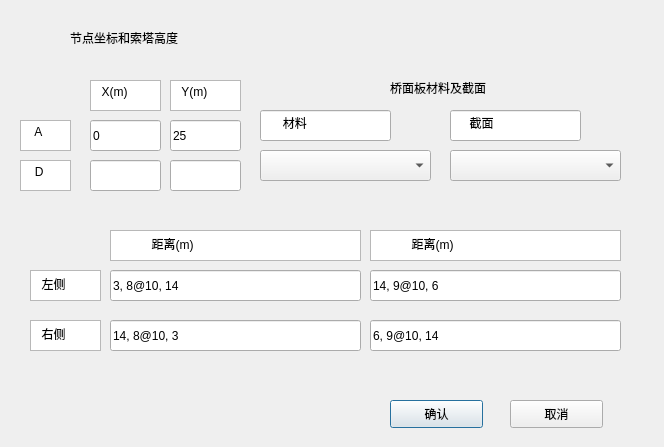
<?xml version="1.0" encoding="UTF-8"?>
<ui version="4.0">
 <class>DeckWindowClass</class>
 <widget class="QDialog" name="DeckWindowClass">
  <property name="geometry">
   <rect>
    <x>0</x>
    <y>0</y>
    <width>664</width>
    <height>447</height>
   </rect>
  </property>
  <property name="windowTitle">
   <string>DeckWindow</string>
  </property>
  <widget class="QWidget" name="widgetCoordinates" native="true">
   <property name="geometry">
    <rect>
     <x>0</x>
     <y>20</y>
     <width>251</width>
     <height>171</height>
    </rect>
   </property>
   <widget class="QLineEdit" name="textAX">
    <property name="geometry">
     <rect>
      <x>90</x>
      <y>100</y>
      <width>71</width>
      <height>31</height>
     </rect>
    </property>
    <property name="text">
     <string>0</string>
    </property>
   </widget>
   <widget class="QLineEdit" name="textAY">
    <property name="geometry">
     <rect>
      <x>170</x>
      <y>100</y>
      <width>71</width>
      <height>31</height>
     </rect>
    </property>
    <property name="text">
     <string>25</string>
    </property>
   </widget>
   <widget class="QTextEdit" name="textEdit_2">
    <property name="geometry">
     <rect>
      <x>90</x>
      <y>60</y>
      <width>71</width>
      <height>31</height>
     </rect>
    </property>
    <property name="readOnly">
     <bool>true</bool>
    </property>
    <property name="html">
     <string>&lt;!DOCTYPE HTML PUBLIC &quot;-//W3C//DTD HTML 4.0//EN&quot; &quot;http://www.w3.org/TR/REC-html40/strict.dtd&quot;&gt;
&lt;html&gt;&lt;head&gt;&lt;meta name=&quot;qrichtext&quot; content=&quot;1&quot; /&gt;&lt;style type=&quot;text/css&quot;&gt;
p, li { white-space: pre-wrap; }
&lt;/style&gt;&lt;/head&gt;&lt;body style=&quot; font-family:'SimSun'; font-size:9pt; font-weight:400; font-style:normal;&quot;&gt;
&lt;p style=&quot; margin-top:0px; margin-bottom:0px; margin-left:0px; margin-right:0px; -qt-block-indent:0; text-indent:0px;&quot;&gt;  X(m)&lt;/p&gt;&lt;/body&gt;&lt;/html&gt;</string>
    </property>
   </widget>
   <widget class="QTextEdit" name="textEdit_3">
    <property name="geometry">
     <rect>
      <x>170</x>
      <y>60</y>
      <width>71</width>
      <height>31</height>
     </rect>
    </property>
    <property name="readOnly">
     <bool>true</bool>
    </property>
    <property name="html">
     <string>&lt;!DOCTYPE HTML PUBLIC &quot;-//W3C//DTD HTML 4.0//EN&quot; &quot;http://www.w3.org/TR/REC-html40/strict.dtd&quot;&gt;
&lt;html&gt;&lt;head&gt;&lt;meta name=&quot;qrichtext&quot; content=&quot;1&quot; /&gt;&lt;style type=&quot;text/css&quot;&gt;
p, li { white-space: pre-wrap; }
&lt;/style&gt;&lt;/head&gt;&lt;body style=&quot; font-family:'SimSun'; font-size:9pt; font-weight:400; font-style:normal;&quot;&gt;
&lt;p style=&quot; margin-top:0px; margin-bottom:0px; margin-left:0px; margin-right:0px; -qt-block-indent:0; text-indent:0px;&quot;&gt;  Y(m)&lt;/p&gt;&lt;/body&gt;&lt;/html&gt;</string>
    </property>
   </widget>
   <widget class="QTextEdit" name="textEdit_4">
    <property name="geometry">
     <rect>
      <x>20</x>
      <y>100</y>
      <width>51</width>
      <height>31</height>
     </rect>
    </property>
    <property name="readOnly">
     <bool>true</bool>
    </property>
    <property name="html">
     <string>&lt;!DOCTYPE HTML PUBLIC &quot;-//W3C//DTD HTML 4.0//EN&quot; &quot;http://www.w3.org/TR/REC-html40/strict.dtd&quot;&gt;
&lt;html&gt;&lt;head&gt;&lt;meta name=&quot;qrichtext&quot; content=&quot;1&quot; /&gt;&lt;style type=&quot;text/css&quot;&gt;
p, li { white-space: pre-wrap; }
&lt;/style&gt;&lt;/head&gt;&lt;body style=&quot; font-family:'SimSun'; font-size:9pt; font-weight:400; font-style:normal;&quot;&gt;
&lt;p style=&quot; margin-top:0px; margin-bottom:0px; margin-left:0px; margin-right:0px; -qt-block-indent:0; text-indent:0px;&quot;&gt;   A&lt;/p&gt;&lt;/body&gt;&lt;/html&gt;</string>
    </property>
   </widget>
   <widget class="QTextEdit" name="textEdit_7">
    <property name="geometry">
     <rect>
      <x>20</x>
      <y>140</y>
      <width>51</width>
      <height>31</height>
     </rect>
    </property>
    <property name="readOnly">
     <bool>true</bool>
    </property>
    <property name="html">
     <string>&lt;!DOCTYPE HTML PUBLIC &quot;-//W3C//DTD HTML 4.0//EN&quot; &quot;http://www.w3.org/TR/REC-html40/strict.dtd&quot;&gt;
&lt;html&gt;&lt;head&gt;&lt;meta name=&quot;qrichtext&quot; content=&quot;1&quot; /&gt;&lt;style type=&quot;text/css&quot;&gt;
p, li { white-space: pre-wrap; }
&lt;/style&gt;&lt;/head&gt;&lt;body style=&quot; font-family:'SimSun'; font-size:9pt; font-weight:400; font-style:normal;&quot;&gt;
&lt;p style=&quot; margin-top:0px; margin-bottom:0px; margin-left:0px; margin-right:0px; -qt-block-indent:0; text-indent:0px;&quot;&gt;   D&lt;/p&gt;&lt;/body&gt;&lt;/html&gt;</string>
    </property>
   </widget>
   <widget class="QLineEdit" name="textDX">
    <property name="geometry">
     <rect>
      <x>90</x>
      <y>140</y>
      <width>71</width>
      <height>31</height>
     </rect>
    </property>
   </widget>
   <widget class="QLineEdit" name="textDY">
    <property name="geometry">
     <rect>
      <x>170</x>
      <y>140</y>
      <width>71</width>
      <height>31</height>
     </rect>
    </property>
   </widget>
   <widget class="QLabel" name="label_2">
    <property name="geometry">
     <rect>
      <x>70</x>
      <y>10</y>
      <width>141</width>
      <height>16</height>
     </rect>
    </property>
    <property name="text">
     <string>节点坐标和索塔高度</string>
    </property>
   </widget>
  </widget>
  <widget class="QWidget" name="widget_2" native="true">
   <property name="geometry">
    <rect>
     <x>260</x>
     <y>20</y>
     <width>421</width>
     <height>171</height>
    </rect>
   </property>
   <widget class="QLineEdit" name="lineEdit_16">
    <property name="geometry">
     <rect>
      <x>0</x>
      <y>90</y>
      <width>131</width>
      <height>31</height>
     </rect>
    </property>
    <property name="text">
     <string>      材料</string>
    </property>
    <property name="readOnly">
     <bool>true</bool>
    </property>
   </widget>
   <widget class="QLineEdit" name="lineEdit_17">
    <property name="geometry">
     <rect>
      <x>190</x>
      <y>90</y>
      <width>131</width>
      <height>31</height>
     </rect>
    </property>
    <property name="text">
     <string>     截面</string>
    </property>
    <property name="readOnly">
     <bool>true</bool>
    </property>
   </widget>
   <widget class="QComboBox" name="comboBeamMaterial">
    <property name="geometry">
     <rect>
      <x>0</x>
      <y>130</y>
      <width>171</width>
      <height>31</height>
     </rect>
    </property>
   </widget>
   <widget class="QComboBox" name="comboBeamSection">
    <property name="geometry">
     <rect>
      <x>190</x>
      <y>130</y>
      <width>171</width>
      <height>31</height>
     </rect>
    </property>
   </widget>
   <widget class="QLabel" name="label_3">
    <property name="geometry">
     <rect>
      <x>130</x>
      <y>60</y>
      <width>141</width>
      <height>16</height>
     </rect>
    </property>
    <property name="text">
     <string>桥面板材料及截面</string>
    </property>
   </widget>
  </widget>
  <widget class="QWidget" name="widget_5" native="true">
   <property name="geometry">
    <rect>
     <x>10</x>
     <y>230</y>
     <width>611</width>
     <height>151</height>
    </rect>
   </property>
   <widget class="QTextEdit" name="textEdit_24">
    <property name="geometry">
     <rect>
      <x>20</x>
      <y>40</y>
      <width>71</width>
      <height>31</height>
     </rect>
    </property>
    <property name="readOnly">
     <bool>true</bool>
    </property>
    <property name="html">
     <string>&lt;!DOCTYPE HTML PUBLIC &quot;-//W3C//DTD HTML 4.0//EN&quot; &quot;http://www.w3.org/TR/REC-html40/strict.dtd&quot;&gt;
&lt;html&gt;&lt;head&gt;&lt;meta name=&quot;qrichtext&quot; content=&quot;1&quot; /&gt;&lt;style type=&quot;text/css&quot;&gt;
p, li { white-space: pre-wrap; }
&lt;/style&gt;&lt;/head&gt;&lt;body style=&quot; font-family:'SimSun'; font-size:9pt; font-weight:400; font-style:normal;&quot;&gt;
&lt;p style=&quot; margin-top:0px; margin-bottom:0px; margin-left:0px; margin-right:0px; -qt-block-indent:0; text-indent:0px;&quot;&gt;  左侧&lt;/p&gt;&lt;/body&gt;&lt;/html&gt;</string>
    </property>
   </widget>
   <widget class="QTextEdit" name="textEdit_26">
    <property name="geometry">
     <rect>
      <x>20</x>
      <y>90</y>
      <width>71</width>
      <height>31</height>
     </rect>
    </property>
    <property name="readOnly">
     <bool>true</bool>
    </property>
    <property name="html">
     <string>&lt;!DOCTYPE HTML PUBLIC &quot;-//W3C//DTD HTML 4.0//EN&quot; &quot;http://www.w3.org/TR/REC-html40/strict.dtd&quot;&gt;
&lt;html&gt;&lt;head&gt;&lt;meta name=&quot;qrichtext&quot; content=&quot;1&quot; /&gt;&lt;style type=&quot;text/css&quot;&gt;
p, li { white-space: pre-wrap; }
&lt;/style&gt;&lt;/head&gt;&lt;body style=&quot; font-family:'SimSun'; font-size:9pt; font-weight:400; font-style:normal;&quot;&gt;
&lt;p style=&quot; margin-top:0px; margin-bottom:0px; margin-left:0px; margin-right:0px; -qt-block-indent:0; text-indent:0px;&quot;&gt;  右侧&lt;/p&gt;&lt;/body&gt;&lt;/html&gt;</string>
    </property>
   </widget>
   <widget class="QTextEdit" name="textEdit_27">
    <property name="geometry">
     <rect>
      <x>100</x>
      <y>0</y>
      <width>251</width>
      <height>31</height>
     </rect>
    </property>
    <property name="readOnly">
     <bool>true</bool>
    </property>
    <property name="html">
     <string>&lt;!DOCTYPE HTML PUBLIC &quot;-//W3C//DTD HTML 4.0//EN&quot; &quot;http://www.w3.org/TR/REC-html40/strict.dtd&quot;&gt;
&lt;html&gt;&lt;head&gt;&lt;meta name=&quot;qrichtext&quot; content=&quot;1&quot; /&gt;&lt;style type=&quot;text/css&quot;&gt;
p, li { white-space: pre-wrap; }
&lt;/style&gt;&lt;/head&gt;&lt;body style=&quot; font-family:'SimSun'; font-size:9pt; font-weight:400; font-style:normal;&quot;&gt;
&lt;p style=&quot; margin-top:0px; margin-bottom:0px; margin-left:0px; margin-right:0px; -qt-block-indent:0; text-indent:0px;&quot;&gt;           距离(m)&lt;/p&gt;&lt;/body&gt;&lt;/html&gt;</string>
    </property>
   </widget>
   <widget class="QLineEdit" name="textLeftDeck">
    <property name="geometry">
     <rect>
      <x>100</x>
      <y>40</y>
      <width>251</width>
      <height>31</height>
     </rect>
    </property>
    <property name="text">
     <string>3, 8@10, 14</string>
    </property>
   </widget>
   <widget class="QLineEdit" name="textRightDeck">
    <property name="geometry">
     <rect>
      <x>100</x>
      <y>90</y>
      <width>251</width>
      <height>31</height>
     </rect>
    </property>
    <property name="text">
     <string>14, 8@10, 3</string>
    </property>
   </widget>
   <widget class="QTextEdit" name="textEdit_29">
    <property name="geometry">
     <rect>
      <x>360</x>
      <y>0</y>
      <width>251</width>
      <height>31</height>
     </rect>
    </property>
    <property name="readOnly">
     <bool>true</bool>
    </property>
    <property name="html">
     <string>&lt;!DOCTYPE HTML PUBLIC &quot;-//W3C//DTD HTML 4.0//EN&quot; &quot;http://www.w3.org/TR/REC-html40/strict.dtd&quot;&gt;
&lt;html&gt;&lt;head&gt;&lt;meta name=&quot;qrichtext&quot; content=&quot;1&quot; /&gt;&lt;style type=&quot;text/css&quot;&gt;
p, li { white-space: pre-wrap; }
&lt;/style&gt;&lt;/head&gt;&lt;body style=&quot; font-family:'SimSun'; font-size:9pt; font-weight:400; font-style:normal;&quot;&gt;
&lt;p style=&quot; margin-top:0px; margin-bottom:0px; margin-left:0px; margin-right:0px; -qt-block-indent:0; text-indent:0px;&quot;&gt;           距离(m)&lt;/p&gt;&lt;/body&gt;&lt;/html&gt;</string>
    </property>
   </widget>
   <widget class="QLineEdit" name="textCenterLeftDeck">
    <property name="geometry">
     <rect>
      <x>360</x>
      <y>40</y>
      <width>251</width>
      <height>31</height>
     </rect>
    </property>
    <property name="text">
     <string>14, 9@10, 6</string>
    </property>
   </widget>
   <widget class="QLineEdit" name="textCenterRightDeck">
    <property name="geometry">
     <rect>
      <x>360</x>
      <y>90</y>
      <width>251</width>
      <height>31</height>
     </rect>
    </property>
    <property name="text">
     <string>6, 9@10, 14</string>
    </property>
   </widget>
  </widget>
  <widget class="QPushButton" name="sureButton">
   <property name="geometry">
    <rect>
     <x>390</x>
     <y>400</y>
     <width>93</width>
     <height>28</height>
    </rect>
   </property>
   <property name="text">
    <string>确认</string>
   </property>
  </widget>
  <widget class="QPushButton" name="pushButton_2">
   <property name="geometry">
    <rect>
     <x>510</x>
     <y>400</y>
     <width>93</width>
     <height>28</height>
    </rect>
   </property>
   <property name="text">
    <string>取消</string>
   </property>
  </widget>
 </widget>
 <layoutdefault spacing="6" margin="11"/>
 <resources/>
 <connections/>
</ui>
